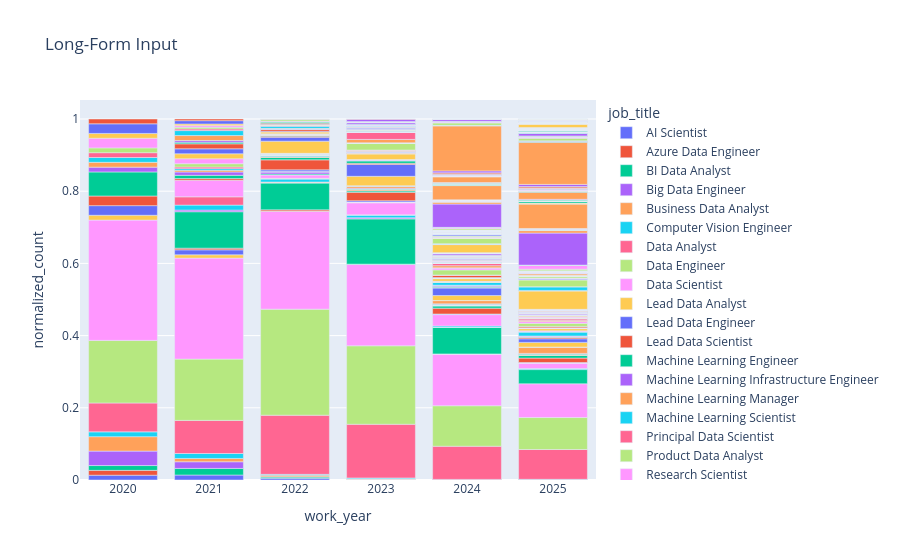

Notebook code for this chart:
### Code cell
freq = df.groupby(['work_year', 'job_title']).size().reset_index(name = 'count')
freq['normalized_count'] = freq.groupby('work_year')['count'].transform(lambda x: x / x.sum())
fig = px.bar(freq, x="work_year", y="normalized_count", color="job_title", title="Long-Form Input")
fig.show()
